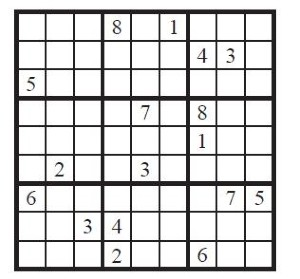
#> input picture OPEN_CV/sudoko.jpg, 300 x 279 px
$ python 'ex50(simplest_method_for_hug_line).py'
#> lines starting #> are read from the running program, lines starting #| are printed output that depends on the picture; after the words box and inside, x2 and y2 are one past the last pixel; in counts of white or black regions, pixels touching at a corner belong together
import cv2
import numpy as np
img=cv2.imread("sudoko.jpg")
#> img is the input picture: shape (279, 300, 3); mean B, G, R 213.9, 213.9, 214.1
g=cv2.cvtColor(img,cv2.COLOR_BGR2GRAY)
c=cv2.Canny(g,20,256)
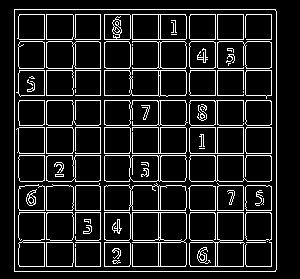
#> c: shape (279, 300); 12.2% white in thin lines or dots, all inside (x1, y1, x2, y2) = (14, 9, 277, 272)

lines = cv2.HoughLinesP(image = c, rho=1, theta=np.pi/180, threshold=200, lines=None, minLineLength=180, maxLineGap=100)
#> lines = 31 rows, first 6: [14, 9, 275, 9], [14, 271, 14, 10], [276, 269, 276, 11], [158, 271, 158, 14], [15, 271, 275, 271], [19, 70, 271, 70]


for i in lines:
    x1,y1,x2,y2 = i[0]
    cv2.line(img,(x1,y1),(x2,y2),(0,0,255),2)
#> this loop made 31 passes
#> (x1, y1, x2, y2) on passes 1 to 12: (14, 9, 275, 9), (14, 271, 14, 10), (276, 269, 276, 11), (158, 271, 158, 14), (15, 271, 275, 271), (19, 70, 271, 70), (19, 153, 271, 153), (104, 266, 104, 14), (19, 266, 271, 266), (19, 14, 271, 14), (19, 100, 270, 100), (19, 39, 271, 39)
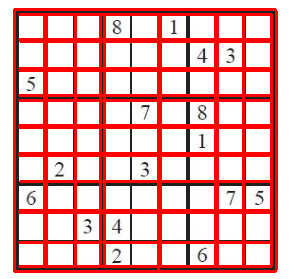
#> img: shape (279, 300, 3); mean B, G, R 175.9, 175.9, 238.3


print(lines)
#> (printed output is left out)

cv2.imshow("image",img)
cv2.waitKey(0)
cv2.destroyAllWindows()
